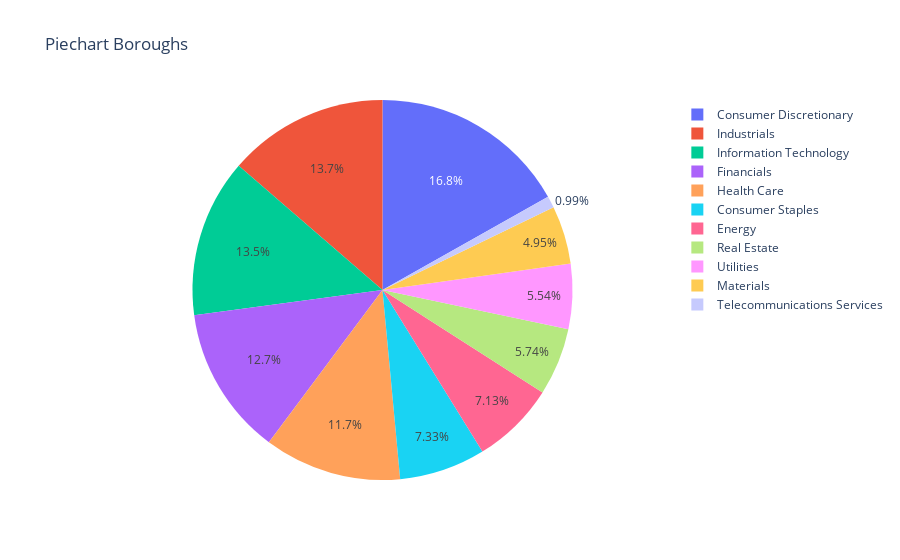

Here is the notebook cell this chart was saved with:
### Code cell
df_prueba=securities[['GICS Sector','Ticker symbol']]
pie_borough = df_prueba.groupby('GICS Sector').agg('count')
pie_borough

import plotly.express as px
fig = px.pie(pie_borough, values='Ticker symbol', \
             names=pie_borough.index, title='Piechart Boroughs')
fig.show()

### Figure 1 — Plotly figure (JSON) as saved in the notebook; plotly's stock layout.template omitted (floating-point values rounded to 4 significant figures)
{"data": [{"domain": {"x": [0, 1], "y": [0, 1]}, "hovertemplate": "GICS Sector=%{label}<br>Ticker symbol=%{value}<extra></extra>", "labels": ["Consumer Discretionary", "Consumer Staples", "Energy", "Financials", "Health Care", "Industrials", "Information Technology", "Materials", "Real Estate", "Telecommunications Services", "Utilities"], "legendgroup": "", "name": "", "showlegend": true, "type": "pie", "values": [85, 37, 36, 64, 59, 69, 68, 25, 29, 5, 28]}], "layout": {"autosize": true, "legend": {"tracegroupgap": 0}, "title": {"text": "Piechart Boroughs"}}}
